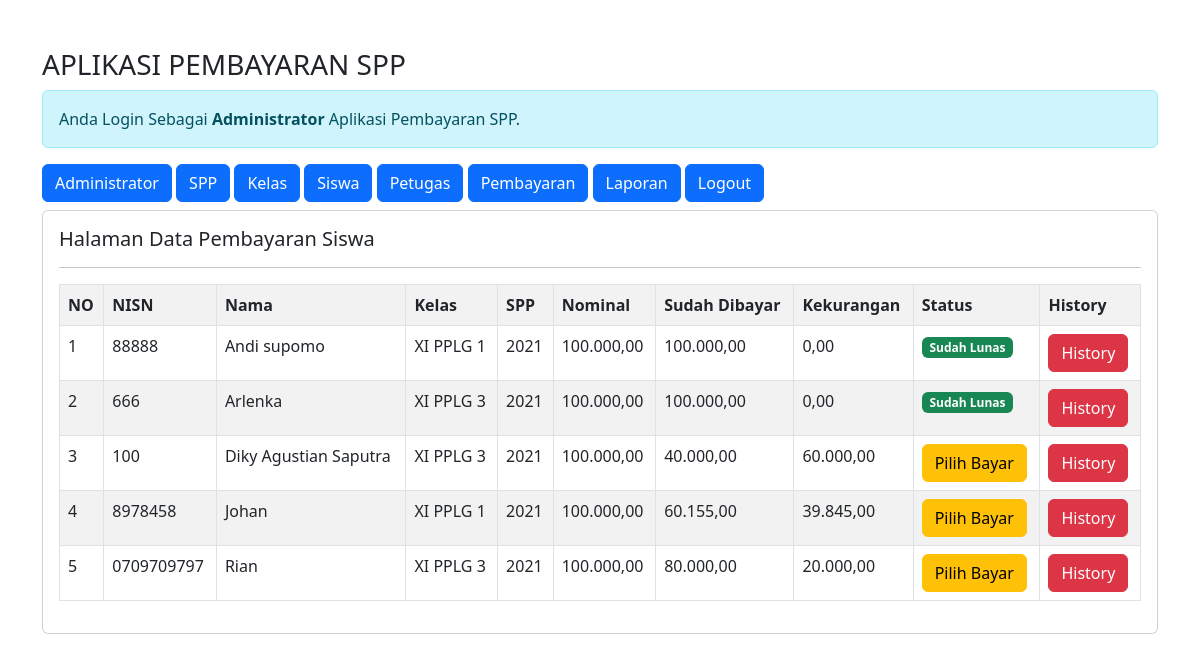
Screenshot of /admin/admin.php?url=pembayaran (signed in) with the database file from the repository.
### tables this page shows
CREATE TABLE `siswa` (
  `nisn` char(10) NOT NULL,
  `nis` char(8) NOT NULL,
  `nama_siswa` varchar(35) NOT NULL,
  `id_kelas` int(11) NOT NULL,
  `alamat` text NOT NULL,
  `telp` varchar(13) NOT NULL,
  `id_spp` int(11) NOT NULL
);

CREATE TABLE `kelas` (
  `id_kelas` int(11) NOT NULL,
  `nama_kelas` varchar(10) NOT NULL,
  `jurusan` varchar(50) NOT NULL
);

CREATE TABLE `spp` (
  `id_spp` int(11) NOT NULL,
  `tahun` int(11) NOT NULL,
  `nominal` int(11) NOT NULL
);

### admin/pembayaran.php (the view)
<h5>Halaman Data Pembayaran Siswa</h5>
<hr>
<table class="table table-striped table-bordered">
    <tr class="fw-bold">
        <td>NO</td>
        <td>NISN</td>
        <td>Nama</td>
        <td>Kelas</td>
        <td>SPP</td>
        <td>Nominal</td>
        <td>Sudah Dibayar</td>
        <td>Kekurangan</td>
        <td>Status</td>
        <td>History</td>
    </tr>
    <?php
    include '../koneksi.php';
    $no = 1;
    $sql = "SELECT * FROM siswa,spp,kelas WHERE siswa.id_kelas=kelas.id_kelas AND siswa.id_spp=spp.id_spp
    ORDER BY nama_siswa ASC";
    $query = mysqli_query($conn,$sql);
    foreach($query as $data){
        $data_pembayaran = mysqli_query($conn, "SELECT SUM(jumlah_bayar) as jumlah_bayar FROM
        pembayaran WHERE nisn='$data[nisn]'");
        $data_pembayaran= mysqli_fetch_array($data_pembayaran);
        $sdh_byr=$data_pembayaran['jumlah_bayar'];
        $kurang= $data['nominal']-$data_pembayaran['jumlah_bayar'];
        ?>
    <tr>
        <td><?= $no++;?></td>
        <td><?= $data['nisn']?></td>
        <td><?= $data['nama_siswa']?></td>
        <td><?= $data['nama_kelas']?></td>
        <td><?= $data['tahun']?></td>
        <td><?= number_format($data['nominal'],2,',','.');?></td>
        <td><?= number_format($sdh_byr,2,',','.');?></td>
        <td><?= number_format($kurang,2,',','.');?></td>
        <td>
           <?php
           if($kurang == 0){
            echo "<span class = 'badge text-bg-success'> Sudah Lunas</span>";
           }else{?>
             <a href="?url=tambah-pembayaran&nisn=<?= $data['nisn'] ?>&kekurangan=<?= $kurang ?>"
             class = "btn btn-warning">Pilih Bayar</a>
          <?php } ?>
        </td>
        <td>
            <a href="?url=history-bayar&nisn=<?= $data['nisn']?>" class="btn btn-danger">History</a>
        </td>
    </tr>
    <?php } ?>
</table>

### rows the page displays
siswa: nisn "88888", nama_siswa "Andi supomo", id_kelas.nama_kelas "XI PPLG 1", id_spp.tahun "2021", id_spp.nominal "100.000,00", sdh_byr "100.000,00", kurang "0,00", shows "Sudah Lunas"
siswa: nisn "666", nama_siswa "Arlenka", id_kelas.nama_kelas "XI PPLG 3", id_spp.tahun "2021", id_spp.nominal "100.000,00", sdh_byr "100.000,00", kurang "0,00", shows "Sudah Lunas"
siswa: nisn "100", nama_siswa "Diky Agustian Saputra", id_kelas.nama_kelas "XI PPLG 3", id_spp.tahun "2021", id_spp.nominal "100.000,00", sdh_byr "40.000,00", kurang "60.000,00"
siswa: nisn "8978458", nama_siswa "Johan", id_kelas.nama_kelas "XI PPLG 1", id_spp.tahun "2021", id_spp.nominal "100.000,00", sdh_byr "60.155,00", kurang "39.845,00"
siswa: nisn "0709709797", nama_siswa "Rian", id_kelas.nama_kelas "XI PPLG 3", id_spp.tahun "2021", id_spp.nominal "100.000,00", sdh_byr "80.000,00", kurang "20.000,00"
